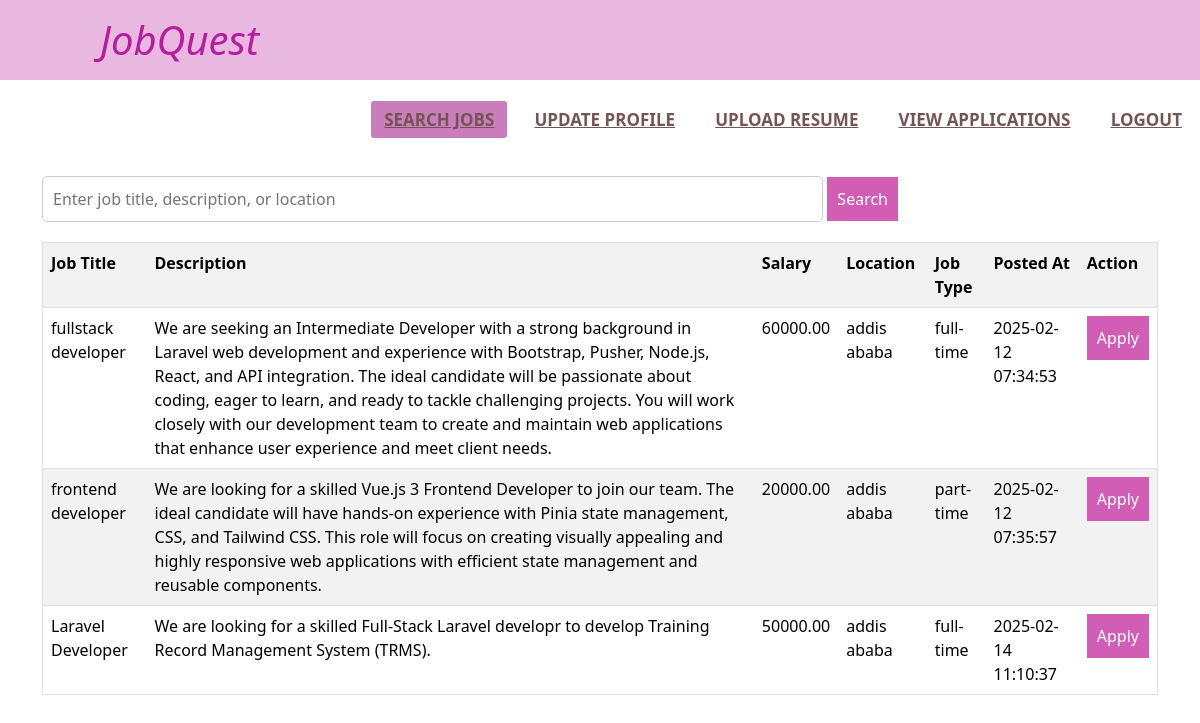
The app's page /php/search-jobs.php (signed in) with its own data.
### tables this page shows
CREATE TABLE `jobs` (
  `job_id` int(11) NOT NULL,
  `employer_id` int(11) NOT NULL,
  `title` varchar(255) DEFAULT NULL,
  `description` text DEFAULT NULL,
  `salary` decimal(10,2) DEFAULT NULL,
  `location` varchar(255) DEFAULT NULL,
  `job_type` enum('full-time','part-time','contract') DEFAULT NULL,
  `posted_at` timestamp NOT NULL DEFAULT current_timestamp()
);

### php/search-jobs.php (the view, shortened to what this page needs)
<?php
include 'config.php';
$search_query = "";
$query = "SELECT job_id, title, description, salary, location, job_type, posted_at
          FROM jobs
          WHERE title LIKE ? OR description LIKE ? OR location LIKE ?";
$stmt = mysqli_prepare($conn, $query);
$search_param = "%" . $search_query . "%";
mysqli_stmt_bind_param($stmt, "sss", $search_param, $search_param, $search_param);
mysqli_stmt_execute($stmt);
$result = mysqli_stmt_get_result($stmt);
?>
<!DOCTYPE html>
<html lang="en">
<head>
    <link rel="stylesheet" href="style-employee1.css">
    <link rel="stylesheet" href="https://cdnjs.cloudflare.com/ajax/libs/font-awesome/6.6.0/css/all.min.css">
    <link rel="stylesheet" href="https://cdn.jsdelivr.net/npm/bootstrap@5.3.3/dist/css/bootstrap.min.css">
</head>
<body>
 <div>
 <nav>
        <label class="logo">JobQuest</label>
        <ul>
            <li><a class="active" href="search-jobs.php">Search Jobs</a></li>
            <li><a href="update-profile.php">Update Profile</a></li>
            <li><a href="upload-resume.php">Upload Resume</a></li>
            <li><a href="view-applications.php">View Applications</a></li>
            <li><a href="logout.php">Logout</a></li>
        </ul>
    </nav>
 </div>
<section>
<div class="container-lg" style="overflow-x:auto;">
        <form method="GET" action="search-jobs.php">
            <input type="text" name="search" placeholder="Enter job title, description, or location" value="<?= htmlspecialchars($search_query) ?>">
            <button type="submit" style="background-color: #d15db4;">Search</button>
        </form>
        <table class="table table-striped" border="1">
            <tr style="background-color:rgb(194, 177, 189);">
                <th>Job Title</th>
                <th>Description</th>
                <th>Salary</th>
                <th>Location</th>
                <th>Job Type</th>
                <th>Posted At</th>
                <th>Action</th>
            </tr>
            <?php while ($row = mysqli_fetch_assoc($result)): ?>
            <tr>
                <td><?= htmlspecialchars($row['title']) ?></td>
                <td><?= htmlspecialchars($row['description']) ?></td>
                <td><?= htmlspecialchars($row['salary']) ?></td>
                <td><?= htmlspecialchars($row['location']) ?></td>
                <td><?= htmlspecialchars($row['job_type']) ?></td>
                <td><?= htmlspecialchars($row['posted_at']) ?></td>
                <td>
                    <form method="POST" action="apply-job.php">
                        <button type="submit" name="apply" style="background-color: #d15db4">Apply</button>
                    </form>
                </td>
            </tr>
            <?php endwhile; ?>
        </table>
    </div>
    </section>
</body>
</html>

### css/style-employee1.css (style rules this page uses)
body { font-family: 'Arial', sans-serif; background-color: #f8f9fa; margin: 0; padding: 0; text-decoration: none; box-sizing: border-box; list-style: none; }
nav { background: #e9b8e1; height: 80px; width: 100%; }
label.logo { color: #b61e9d; font-size: 40px; line-height: 80px; font-style: italic; padding: 0 100px; }
nav ul { float: right; line-height: 20px; }
nav ul li { display: inline-block; line-height: 80px; margin: 0 5px; }
nav ul li a { color: rgb(117, 84, 84); font-size: 17px; padding: 7px 13px; border-radius: 3px; text-transform: uppercase; font-weight: bold; }
a.active, a:hover { background: #c97ebc; transition: .5s; }
form { margin-bottom: 20px; }
input[type="text"] { width: 70%; padding: 10px; border: 1px solid #ccc; border-radius: 5px; }
button { padding: 10px; background: #d15db4; color: white; border: none; border-radius: 5px; cursor: pointer; }
table { width: 100%; border-collapse: collapse; margin-top: 20px; }
th, td { border: 1px solid #72686e; padding: 10px; text-align: left; }
th { background-color: #70576b; color: white; }

### records on screen
jobs: title "fullstack developer", description "We are seeking an Intermediate Developer with a strong background in Laravel web development and experience with Bootstrap, Pusher, Node.js, React, and API integration. The ideal candidate will be passionate about coding, eager to learn, and ready to tackle challenging projects. You will work closely with our development team to create and maintain web applications that enhance user experience and meet client needs.", salary "60000.00", location "addis ababa", job_type "full-time", posted_at "2025-02-12 07:34:53"
jobs: title "frontend developer", description "We are looking for a skilled Vue.js 3 Frontend Developer to join our team. The ideal candidate will have hands-on experience with Pinia state management, CSS, and Tailwind CSS. This role will focus on creating visually appealing and highly responsive web applications with efficient state management and reusable components.", salary "20000.00", location "addis ababa", job_type "part-time", posted_at "2025-02-12 07:35:57"
jobs: title "Laravel Developer", description "We are looking for a skilled Full-Stack Laravel developr to develop Training Record Management System (TRMS).", salary "50000.00", location "addis ababa", job_type "full-time", posted_at "2025-02-14 11:10:37"
